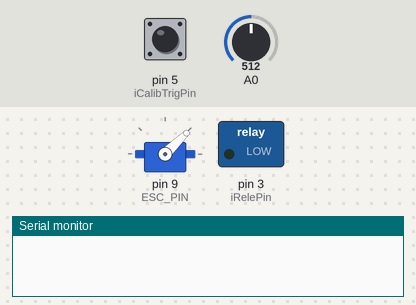
A sketch run on a simulated Arduino Uno, built with avr-gcc and run on an emulated ATmega328P. On the bench: servo, switched loads named in the sketch (green lamp = pin HIGH), the last lines printed to the serial monitor. Inputs (shaded band) come from the test bench; at power-on: pin 5 (iCalibTrigPin) HIGH, A0 = 512.

Above: at 1.2 s.
1.3 s: pin 5 (iCalibTrigPin) pulled LOW for 1 s
At 3.1 s:
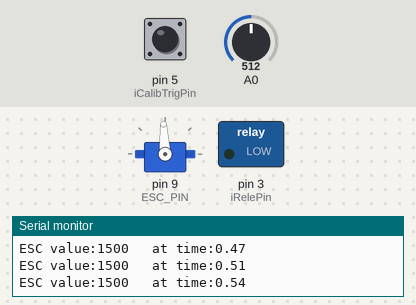
3.8 s: pin 5 (iCalibTrigPin) pulled LOW for 3.2 s
At 5.5 s:
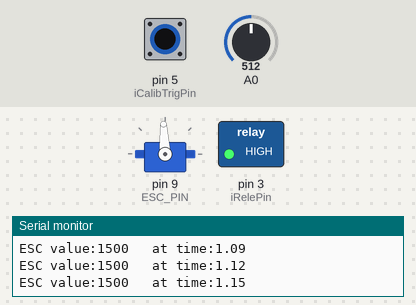
8.5 s: pin 5 (iCalibTrigPin) driven LOW
At 10.2 s:
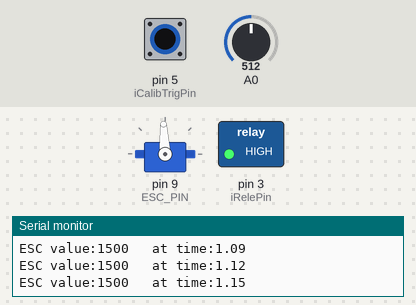
11.5 s: A0 set to 716
At 12.5 s:
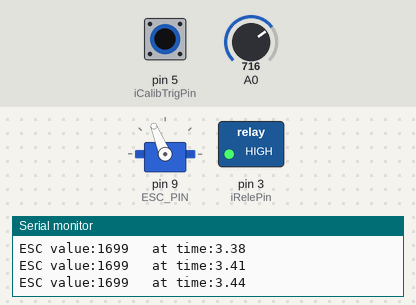
13.0 s: A0 set to 900
At 14.2 s:
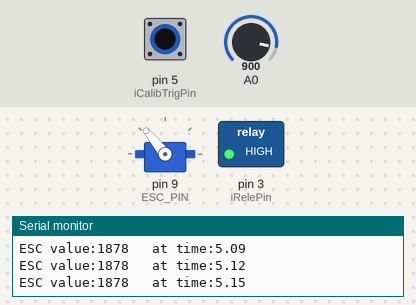
14.5 s: pin 5 (iCalibTrigPin) driven HIGH
At 15.9 s:
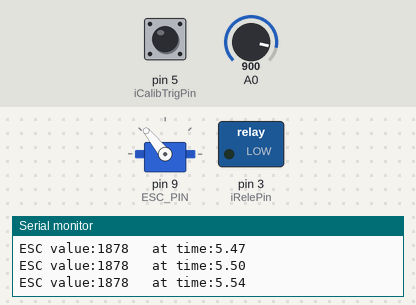
Timing chart, 0 to 17.0 s (numbered marks = the images above; inputs shaded):
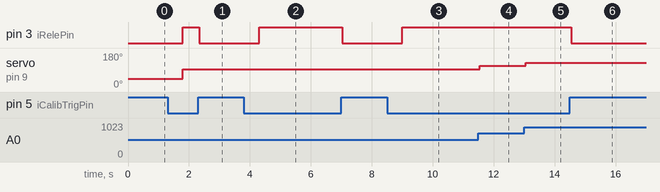

Measured:
- after the input at 1.3 s, pin 3 (iRelePin): LOW → HIGH after 0.50 s, → LOW 0.55 s later; servo on pin 9 (ESC_PIN): 44° → 93° after 0.50 s
- after the input at 3.8 s, pin 3 (iRelePin): LOW → HIGH after 0.50 s, → LOW 2.7 s later
- after the input at 8.5 s, pin 3 (iRelePin): LOW → HIGH after 0.50 s
- after the input at 11.5 s, servo on pin 9 (ESC_PIN): 93° → 112° after 0.05 s
- after the input at 13.0 s, servo on pin 9 (ESC_PIN): 112° → 129° after 0.06 s
- after the input at 14.5 s, pin 3 (iRelePin): HIGH → LOW at once

The sketch:

HandESCcalibration_v1.00.ino
```cpp
// ********* INCLUDES ********************//
#include <Adafruit_PWMServoDriver.h>
#include<Servo.h>
#include "Inicializacija.h"

//  ******** DEFINES *********************//


//***** global variables  ********//

StateType    eMAchineState;  // system starts in standby mode
PinStateType eCalibFlag;     // 0-> disabled1, -> active,

int iCalibTrigPin = 5;     // calibration trigger pin 5
int iRelePin      = 3;     // RELE pin
int iPotentVal    = 0;     // potentiometer raw value
int iValueESC     = 1000;  // actual ESC value to be send to ESC

// *** INICIALIZATION ***** //
void setup()
{
  eMAchineState = STATE_STANDBY;
  Serial.begin(9600);
  pinMode(iCalibTrigPin,INPUT_PULLUP);  // init calibration trigger pin
  pinMode(iRelePin, OUTPUT);            // init RELE pin
  digitalWrite(iRelePin,LOW);           // set RELE pin to LOW

  InitESC();
}


// ***** MAIN LOOP ******//
void loop() {
  // read calibration flag trigger pin
  eCalibFlag = (PinStateType) !digitalRead(iCalibTrigPin);  // turn on switch -> 1, turn of switch -> 0

  // read potentiometer raw value (not needy in automated version)
  iPotentVal = (int) ((double) analogRead(A0)*1000/1024);
  // limit iPotenVal between 0 and 1000
  if (0 > iPotentVal)
  {
      iPotentVal = 0;
  }
  if (1000 < iPotentVal)
  {
      iPotentVal = 1000;
  }

  // convert raw potentiometer value to ESC corrected value
  iValueESC = map(iPotentVal, 0,1000,1000,2000);

  CalibrationDriver(eCalibFlag,iValueESC);

}
```

ESCcontrol.h
```cpp
#define ESC_PIN 9  // ESC servo pin

Servo esc1;

void InitESC(void)
{
    // define
    esc1.attach(ESC_PIN);
    esc1.writeMicroseconds(1000);
}

void SetESCVal(int iValueESC)
{
  esc1.writeMicroseconds(iValueESC);
}
```

Inicializacija.h
```cpp
#ifndef INICIALIZACIJA_H
#define INICIALIZACIJA_H

#include "ESCcontrol.h"
#include "Time.h"
#include "StateControl.h"

//  ******* DEFINES ******

#endif
```

StateControl.h
```cpp
// ********* DEFINES ***************** //
#define WAITING_TIME 500   // how many mili seconds system waits after first calibration trigger is set

//  ******** VARIABLE DEFINITION ****** //
typedef enum
{
  STATE_STANDBY = 0,
  STATE_TRANSITION_WAITING,
  STATE_CALIBRATION,
  STATE_FINISH,
} StateType;

typedef enum
{
  DEACTIVE = 0,
  ACTIVE
} PinStateType;

// ********* variable declaration *****//
extern StateType eMAchineState;
extern int iRelePin;
double dTimeStart, dSeconds;


void CalibrationDriver(PinStateType eCalibFlag,int iValueESC)
{
  static double dStartTime = 0;

  // first check whether system is in standby mode and calibration flag is set to ACTIVE
  if((ACTIVE == eCalibFlag) && (STATE_STANDBY == eMAchineState))
  {
    // set state machine to transition waiting
    eMAchineState = STATE_TRANSITION_WAITING;

    // save current time for time comparison
    dStartTime = millis();
  }

  //  check whether predefine waiting time has passed since calibration trigger flag was set
  if(((millis() - dStartTime) > WAITING_TIME) && (STATE_TRANSITION_WAITING == eMAchineState))
  {
    // check whether calibration trigger pin is still active
    if(ACTIVE == eCalibFlag)
    {
      // set state machine to calibration state
      eMAchineState = STATE_CALIBRATION;

      // set servo output signal: user needs to set it max value
      SetESCVal(iValueESC);

      // save calibration starting time for parallel time& value display
      dStartTime = millis();

      // turn on RELE
      digitalWrite(iRelePin, HIGH);  // turn on RELE
    }
    else
    {
      // calibration trigger pin was deactivated inside waiting time, switch back to standby state
      eMAchineState = STATE_STANDBY;
    }
  }

  // during calibration write to display time and ESC value
  if (STATE_CALIBRATION == eMAchineState)
  {
    // display relative time to calibration start and actual ESC value
    Serial.print("ESC value:");
    Serial.print(iValueESC);
    Serial.print("   at time:");
    Serial.println(Seconds(millis()-dStartTime));

    // set servo output signal to high
    SetESCVal(iValueESC);
  }

  // add logic to switch from: STATE_CALIBRATION --> STATE_FINISH

  // check whether calibration trigger is set to DEACTIVE to switch back to standby mode (in this code this is done in CALIBRATION state. otherwise it should be from FINISH state)
  if((STATE_CALIBRATION == eMAchineState) && (DEACTIVE == eCalibFlag))
  {
    // switch back state machine to standby state
    eMAchineState = STATE_STANDBY;

    // turn off RELE
    digitalWrite(iRelePin,LOW);  // turn off RELE
  }
}
```

Time.h
```cpp
double Seconds(double MillisTime)
{
  double dSeconds = 0;

  dSeconds = MillisTime / 1000; // convert to seconds
  return dSeconds;
}
```
